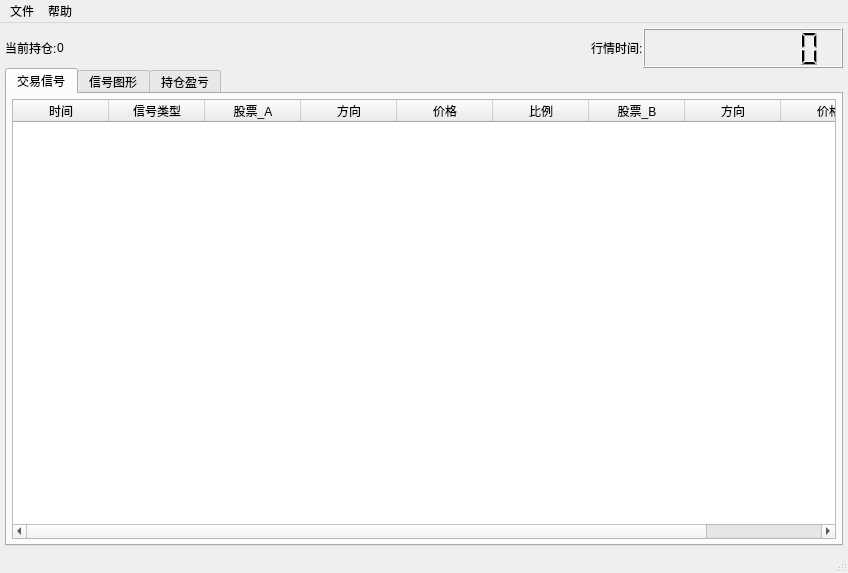
<?xml version="1.0" encoding="UTF-8"?>
<ui version="4.0">
 <class>MainWindow</class>
 <widget class="QMainWindow" name="MainWindow">
  <property name="geometry">
   <rect>
    <x>0</x>
    <y>0</y>
    <width>848</width>
    <height>573</height>
   </rect>
  </property>
  <property name="windowTitle">
   <string>MainWindow</string>
  </property>
  <widget class="QWidget" name="centralwidget">
   <layout class="QVBoxLayout" name="verticalLayout_2">
    <property name="spacing">
     <number>0</number>
    </property>
    <property name="margin">
     <number>5</number>
    </property>
    <item>
     <layout class="QHBoxLayout" name="horizontalLayout">
      <item>
       <widget class="QLabel" name="label_4">
        <property name="text">
         <string>当前持仓:</string>
        </property>
       </widget>
      </item>
      <item>
       <widget class="QLabel" name="label_5">
        <property name="text">
         <string>0</string>
        </property>
       </widget>
      </item>
      <item>
       <spacer name="horizontalSpacer">
        <property name="orientation">
         <enum>Qt::Horizontal</enum>
        </property>
        <property name="sizeHint" stdset="0">
         <size>
          <width>40</width>
          <height>20</height>
         </size>
        </property>
       </spacer>
      </item>
      <item>
       <widget class="QLabel" name="label">
        <property name="text">
         <string>行情时间:</string>
        </property>
       </widget>
      </item>
      <item>
       <widget class="QLCDNumber" name="lcdNumber">
        <property name="minimumSize">
         <size>
          <width>200</width>
          <height>40</height>
         </size>
        </property>
        <property name="maximumSize">
         <size>
          <width>200</width>
          <height>40</height>
         </size>
        </property>
        <property name="numDigits">
         <number>8</number>
        </property>
       </widget>
      </item>
     </layout>
    </item>
    <item>
     <widget class="QTabWidget" name="tabWidget">
      <property name="currentIndex">
       <number>0</number>
      </property>
      <widget class="QWidget" name="tab">
       <attribute name="title">
        <string>交易信号</string>
       </attribute>
       <layout class="QHBoxLayout" name="horizontalLayout_4">
        <property name="spacing">
         <number>5</number>
        </property>
        <property name="margin">
         <number>5</number>
        </property>
        <item>
         <widget class="QTableWidget" name="messageTableWidget">
          <property name="horizontalScrollBarPolicy">
           <enum>Qt::ScrollBarAsNeeded</enum>
          </property>
          <property name="autoScroll">
           <bool>true</bool>
          </property>
          <property name="autoScrollMargin">
           <number>14</number>
          </property>
          <property name="horizontalScrollMode">
           <enum>QAbstractItemView::ScrollPerPixel</enum>
          </property>
          <attribute name="horizontalHeaderDefaultSectionSize">
           <number>96</number>
          </attribute>
          <attribute name="verticalHeaderMinimumSectionSize">
           <number>15</number>
          </attribute>
          <column>
           <property name="text">
            <string>时间</string>
           </property>
          </column>
          <column>
           <property name="text">
            <string>信号类型</string>
           </property>
          </column>
          <column>
           <property name="text">
            <string>股票_A</string>
           </property>
          </column>
          <column>
           <property name="text">
            <string>方向</string>
           </property>
          </column>
          <column>
           <property name="text">
            <string>价格</string>
           </property>
          </column>
          <column>
           <property name="text">
            <string>比例</string>
           </property>
          </column>
          <column>
           <property name="text">
            <string>股票_B</string>
           </property>
          </column>
          <column>
           <property name="text">
            <string>方向</string>
           </property>
          </column>
          <column>
           <property name="text">
            <string>价格</string>
           </property>
          </column>
          <column>
           <property name="text">
            <string>比例</string>
           </property>
          </column>
         </widget>
        </item>
       </layout>
      </widget>
      <widget class="QWidget" name="tab_2">
       <attribute name="title">
        <string>信号图形</string>
       </attribute>
       <layout class="QHBoxLayout" name="horizontalLayout_3">
        <property name="spacing">
         <number>5</number>
        </property>
        <property name="margin">
         <number>5</number>
        </property>
        <item>
         <widget class="QListWidget" name="listWidget">
          <property name="minimumSize">
           <size>
            <width>150</width>
            <height>0</height>
           </size>
          </property>
          <property name="maximumSize">
           <size>
            <width>150</width>
            <height>16777215</height>
           </size>
          </property>
         </widget>
        </item>
        <item>
         <layout class="QVBoxLayout" name="verticalLayout">
          <item>
           <layout class="QHBoxLayout" name="horizontalLayout_2">
            <item>
             <widget class="QLabel" name="label_3">
              <property name="text">
               <string>股票_A_Price:</string>
              </property>
             </widget>
            </item>
            <item>
             <widget class="QLabel" name="label_6">
              <property name="text">
               <string>19.00</string>
              </property>
             </widget>
            </item>
            <item>
             <spacer name="horizontalSpacer_2">
              <property name="orientation">
               <enum>Qt::Horizontal</enum>
              </property>
              <property name="sizeType">
               <enum>QSizePolicy::Maximum</enum>
              </property>
              <property name="sizeHint" stdset="0">
               <size>
                <width>20</width>
                <height>20</height>
               </size>
              </property>
             </spacer>
            </item>
            <item>
             <widget class="QLabel" name="label_2">
              <property name="text">
               <string>股票_B_Price:</string>
              </property>
             </widget>
            </item>
            <item>
             <widget class="QLabel" name="label_7">
              <property name="text">
               <string>20.00</string>
              </property>
             </widget>
            </item>
            <item>
             <spacer name="horizontalSpacer_3">
              <property name="orientation">
               <enum>Qt::Horizontal</enum>
              </property>
              <property name="sizeHint" stdset="0">
               <size>
                <width>40</width>
                <height>20</height>
               </size>
              </property>
             </spacer>
            </item>
           </layout>
          </item>
         </layout>
        </item>
       </layout>
      </widget>
      <widget class="QWidget" name="tab_3">
       <attribute name="title">
        <string>持仓盈亏</string>
       </attribute>
       <widget class="QTableWidget" name="tableWidget_2">
        <property name="geometry">
         <rect>
          <x>10</x>
          <y>10</y>
          <width>481</width>
          <height>421</height>
         </rect>
        </property>
        <column>
         <property name="text">
          <string>开仓时间</string>
         </property>
        </column>
       </widget>
       <widget class="QGroupBox" name="groupBox">
        <property name="geometry">
         <rect>
          <x>530</x>
          <y>20</y>
          <width>291</width>
          <height>401</height>
         </rect>
        </property>
        <property name="title">
         <string>GroupBox</string>
        </property>
        <widget class="QWidget" name="formLayoutWidget">
         <property name="geometry">
          <rect>
           <x>20</x>
           <y>60</y>
           <width>241</width>
           <height>291</height>
          </rect>
         </property>
         <layout class="QFormLayout" name="formLayout">
          <item row="0" column="0">
           <widget class="QLabel" name="label_8">
            <property name="text">
             <string>操作类型</string>
            </property>
           </widget>
          </item>
          <item row="0" column="1">
           <widget class="QComboBox" name="comboBox"/>
          </item>
          <item row="1" column="0">
           <widget class="QLabel" name="label_9">
            <property name="text">
             <string>出现信号股票对</string>
            </property>
           </widget>
          </item>
          <item row="1" column="1">
           <widget class="QComboBox" name="comboBox_2"/>
          </item>
         </layout>
        </widget>
       </widget>
      </widget>
     </widget>
    </item>
   </layout>
  </widget>
  <widget class="QMenuBar" name="menubar">
   <property name="geometry">
    <rect>
     <x>0</x>
     <y>0</y>
     <width>848</width>
     <height>23</height>
    </rect>
   </property>
   <widget class="QMenu" name="menu">
    <property name="title">
     <string>文件</string>
    </property>
    <addaction name="action_2"/>
    <addaction name="action_3"/>
   </widget>
   <widget class="QMenu" name="menu_2">
    <property name="title">
     <string>帮助</string>
    </property>
    <addaction name="action"/>
   </widget>
   <addaction name="menu"/>
   <addaction name="menu_2"/>
  </widget>
  <widget class="QStatusBar" name="statusbar"/>
  <action name="action">
   <property name="text">
    <string>关于</string>
   </property>
  </action>
  <action name="action_2">
   <property name="text">
    <string>输出交易日志</string>
   </property>
  </action>
  <action name="action_3">
   <property name="text">
    <string>退出</string>
   </property>
  </action>
 </widget>
 <resources/>
 <connections/>
</ui>
